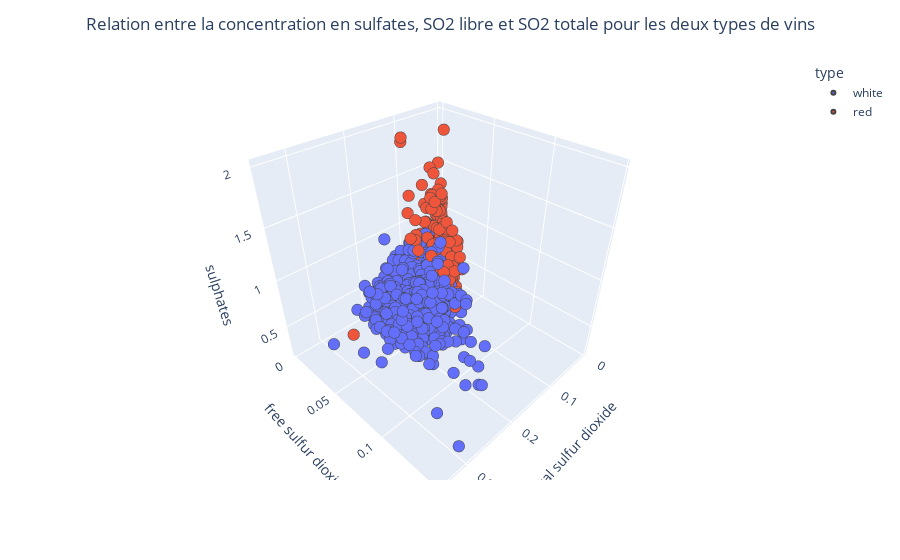

Notebook code cell kept with this figure:
### Markdown cell above
On observe qu'on commence à avoir une séparation intéréssante avec les relations entre "free sulfur dioxide" et "total sulfur dioxide" et entre "sulpahtes" et "total sulfur dioxide". Maitenant regardons la surface 3D entrela concentration en sulfates, SO2 libre et SO2 totale.

### Code cell
fig = px.scatter_3d(
    train_set,
    x="total sulfur dioxide",
    y="free sulfur dioxide",
    z="sulphates",
    color="type",
)
fig.update_traces(
    marker=dict(size=4, line=dict(width=2)),
    selector=dict(mode="markers"),
)
fig.update_layout(
    title_text="Relation entre la concentration en sulfates, SO2 libre et SO2 totale pour les deux types de vins",
    title_x=0.5,
)

### Figure 1 — Plotly figure (JSON) as saved in the notebook; plotly's stock layout.template omitted (floating-point values rounded to 4 significant figures; data arrays with more than 128 entries replaced by an {"elided": "..."} marker saying what was removed)
{"data": [{"hovertemplate": "type=white<br>total sulfur dioxide=%{x}<br>free sulfur dioxide=%{y}<br>sulphates=%{z}<extra></extra>", "legendgroup": "white", "marker": {"color": "#636efa", "line": {"width": 2}, "size": 4, "symbol": "circle"}, "mode": "markers", "name": "white", "scene": "scene", "showlegend": true, "type": "scatter3d", "x": {"elided": "3939 float values"}, "y": {"elided": "3939 float values"}, "z": {"elided": "3939 float values"}}, {"hovertemplate": "type=red<br>total sulfur dioxide=%{x}<br>free sulfur dioxide=%{y}<br>sulphates=%{z}<extra></extra>", "legendgroup": "red", "marker": {"color": "#EF553B", "line": {"width": 2}, "size": 4, "symbol": "circle"}, "mode": "markers", "name": "red", "scene": "scene", "showlegend": true, "type": "scatter3d", "x": {"elided": "1258 float values"}, "y": {"elided": "1258 float values"}, "z": {"elided": "1258 float values"}}], "layout": {"legend": {"title": {"text": "type"}, "tracegroupgap": 0}, "margin": {"t": 60}, "scene": {"domain": {"x": [0, 1], "y": [0, 1]}, "xaxis": {"title": {"text": "total sulfur dioxide"}}, "yaxis": {"title": {"text": "free sulfur dioxide"}}, "zaxis": {"title": {"text": "sulphates"}}}, "title": {"text": "Relation entre la concentration en sulfates, SO2 libre et SO2 totale pour les deux types de vins", "x": 0.5}}}
